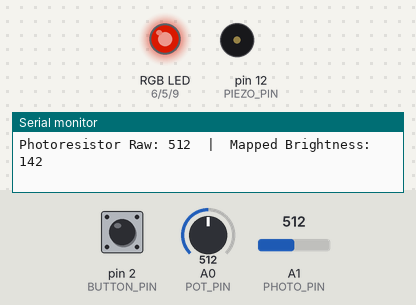
This sketch was run on a simulated Arduino Uno, built with avr-gcc and run on an emulated ATmega328P. Shown: an RGB LED mixed from three pins (HIGH = lit), buzzer (waves = sounding), the last lines printed to the serial monitor. The test bench sets the inputs (shaded band); at power-on: A1 (PHOTO_PIN) = 512, pin 2 (BUTTON_PIN) LOW, A0 (POT_PIN) = 512. Dim RGB values are drawn brighter than linear.

Above: at 1.04 s.
1.3 s: A1 (PHOTO_PIN) set to 716
At 1.65 s:
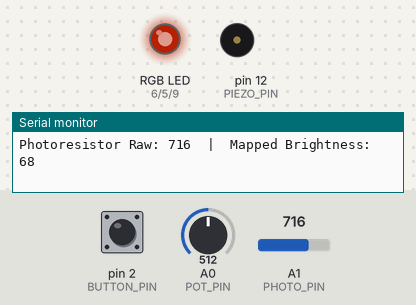
4.3 s: pin 2 (BUTTON_PIN) pulled HIGH for 0.15 s
At 4.75 s:
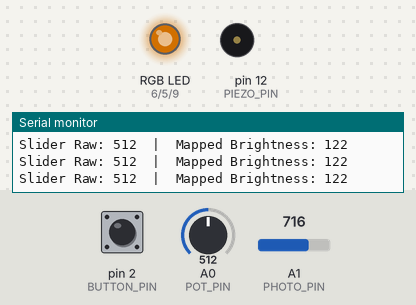
7.3 s: pin 2 (BUTTON_PIN) pulled HIGH for 1 s
At 8.6 s:
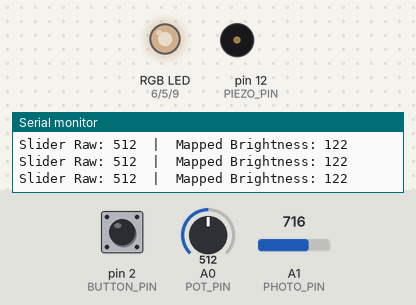
9.8 s: A0 (POT_PIN) set to 306
At 10.4 s:
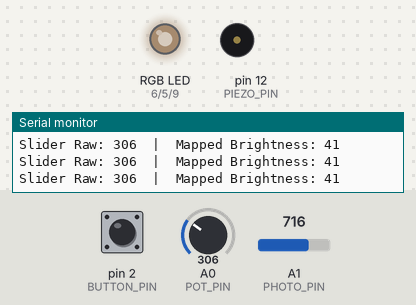
11.3 s: A0 (POT_PIN) set to 233
At 11.9 s:
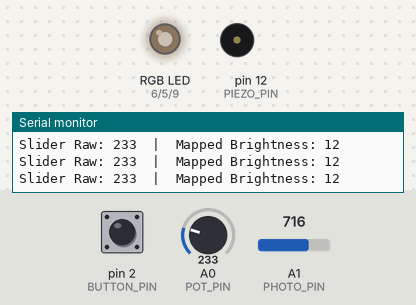
14.3 s: A0 (POT_PIN) set to 213
At 15.2 s:
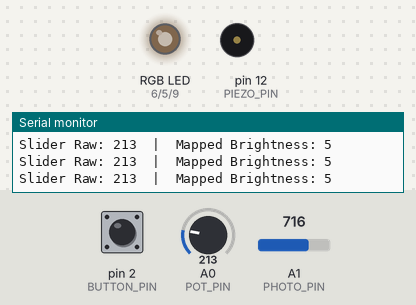
Timing chart, 0 to 17.3 s (numbered marks = the images above; inputs shaded):
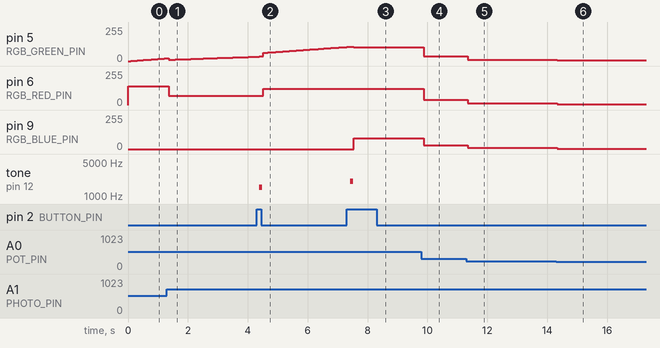

The sketch:

Glod.ino
```cpp
// Jason Kim
// CSE 493F - Physical Computing
// Spring 2026
// Glød - A Lo-Fi Scandinavian Mini Lamp

// Credit to Dr. Froehlich and the Interactive Physical Computing Textbook
// for information regarding crossfading RGB LEDs, using buttons, debouncing,
// photoresistors, potentiometers, using Piezo, and much much more:
// https://makeabilitylab.github.io/physcomp/

// Credit to the RGBConverter library outlined in the Physical Computing Textbook:
// https://github.com/ratkins/RGBConverter

#include "src/RGBConverter/RGBConverter.h"

// Pin Definitions
const int RGB_RED_PIN = 6;
const int RGB_GREEN_PIN = 5;
const int RGB_BLUE_PIN = 9;
const int BUTTON_PIN = 2;
const int POT_PIN = A0;
const int PHOTO_PIN = A1;
const int PIEZO_PIN = 12;

// Variables for Button Debouncing
int buttonState = LOW;
int lastButtonState = LOW;
unsigned long lastDebounceTime = 0;
unsigned long debounceDelay = 50;
const boolean COMMON_ANODE = false;


// Modes or States:
// 0: Photoresistor RGB Crossfade (Brightness reacts inversely to room light)
// 1: Slider RGB Crossfade (Brightness controlled manually via slider)
// 2: Reading Light (Static soft white, brightness controlled via slider)
int currentMode = 0;

float _hue = 0; // color position on color wheel (ranges from 0.0 to 1.0)
float _step = 0.001f; // crossfading speed
RGBConverter _rgbConverter;
int brightness = 255;

void setup() {
  // Initialize RGB LED pins as output
  pinMode(RGB_RED_PIN, OUTPUT);
  pinMode(RGB_GREEN_PIN, OUTPUT);
  pinMode(RGB_BLUE_PIN, OUTPUT);

  // Initialize button as input
  pinMode(BUTTON_PIN, INPUT);

  // Initialize Piezo buzzer as output
  pinMode(PIEZO_PIN, OUTPUT);

  // Start serial communication
  Serial.begin(9600);
}

void loop() {
  int reading = digitalRead(BUTTON_PIN);

  // If button state has changed due to bounce or press, reset timer.
  if (reading != lastButtonState) {
    lastDebounceTime = millis();
  }

  // If state has been longer than the debounce delay
  if ((millis() - lastDebounceTime) > debounceDelay) {
    // Check to see if it's a new state
    if (reading != buttonState) {
      buttonState = reading;

      // Trigger mode change when button goes LOW to HIGH (is pressed down)
      if (buttonState == HIGH) {


        currentMode++;

        // Ensures that state transitions loop circularly
        if (currentMode > 2) {
          currentMode = 0;
        }

        // Cycle through various modes (delay is so that chime plays the full duration):
        if (currentMode == 0) {
          tone(PIEZO_PIN, 1000, 100); delay(100);
          Serial.println("Mode Changed: Photoresistor RGB (Inversely Proportional)");
        } else if (currentMode == 1) {
          tone(PIEZO_PIN, 1500, 100); delay(100);
          Serial.println("Mode Changed: Slider RGB (Adjustable Crossfading)");
        } else if (currentMode == 2) {
          tone(PIEZO_PIN, 2000, 100); delay(100);
          Serial.println("Mode Changed: Reading Light (Soft White)");
        }
      }
    }
  }
  lastButtonState = reading;

  if (currentMode == 0) {
    // Mode 0: Use Photoresistor
    int lightVal = analogRead(PHOTO_PIN);
    Serial.print("Photoresistor Raw: ");
    Serial.print(lightVal);
    // Maps inversely proportional as per spec
    brightness = map(lightVal, 200, 900, 255, 0);
    Serial.print("  |  Mapped Brightness: ");
    Serial.println(brightness);

  } else {
    // Mode 1 and 2: Use Sliding Potentiometer (Variable Resistor)
    int potVal = analogRead(POT_PIN);
    Serial.print("Slider Raw: ");
    Serial.print(potVal);

    // Map proportionally for sliding pot.
    brightness = map(potVal, 200, 850, 0, 255);
    Serial.print("  |  Mapped Brightness: ");
    Serial.println(brightness);
  }

  // Limit the range of brightness from 0 to 255.
  brightness = constrain(brightness, 0, 255);

  if (currentMode == 2) {
    // Mode 2: Static Soft White
    setColor(255, 214, 170);

  } else {
    // Mode 0 and 1: Crossfading Colors
    byte rgb[3]; // Holds the RGB values.

    // Converts HSL to RGB, applies the calculated colors, increments hue shift, and resets.

    _rgbConverter.hslToRgb(_hue, 1, 0.5, rgb);
    setColor(rgb[0], rgb[1], rgb[2]);

    _hue += _step;
    if(_hue > 1.0) { _hue = 0; }

  }

  // Delay is to make sure readings are stable.
  delay(10);
}

// Adapted from Dr. Froehlich's code.
void setColor(int red, int green, int blue) {
  if(COMMON_ANODE == true){
    red = 255 - red;
    green = 255 - green;
    blue = 255 - blue;
  }


  // Similar as before, but scale raw color values by current brightness
  // percentage and divide by 255 to adapt brightness.
  int finalRed = ((long)red * brightness) / 255;
  int finalGreen = ((long)green * brightness) / 255;
  int finalBlue = ((long)blue * brightness) / 255;

  analogWrite(RGB_RED_PIN, finalRed);
  analogWrite(RGB_GREEN_PIN, finalGreen);
  analogWrite(RGB_BLUE_PIN, finalBlue);
}
```

RGBConverter.cpp
```cpp
/*
 * RGBConverter.h - Arduino library for converting between RGB, HSV and HSL
 *
 * Ported from the Javascript at http://mjijackson.com/2008/02/rgb-to-hsl-and-rgb-to-hsv-color-model-conversion-algorithms-in-javascript
 * The hard work was Michael's, all the bugs are mine.
 *
 * Robert Atkins, December 2010 (ratkins_at_fastmail_dot_fm).
 *
 * https://github.com/ratkins/RGBConverter
 *
 */
#include "RGBConverter.h"

/**
 * Converts an RGB color value to HSL. Conversion formula
 * adapted from http://en.wikipedia.org/wiki/HSL_color_space.
 * Assumes r, g, and b are contained in the set [0, 255] and
 * returns h, s, and l in the set [0, 1].
 *
 * @param   Number  r       The red color value
 * @param   Number  g       The green color value
 * @param   Number  b       The blue color value
 * @return  Array           The HSL representation
 */
void RGBConverter::rgbToHsl(byte r, byte g, byte b, double hsl[]) {
    double rd = (double) r/255;
    double gd = (double) g/255;
    double bd = (double) b/255;
    double max = threeway_max(rd, gd, bd);
    double min = threeway_min(rd, gd, bd);
    double h, s, l = (max + min) / 2;

    if (max == min) {
        h = s = 0; // achromatic
    } else {
        double d = max - min;
        s = l > 0.5 ? d / (2 - max - min) : d / (max + min);
        if (max == rd) {
            h = (gd - bd) / d + (gd < bd ? 6 : 0);
        } else if (max == gd) {
            h = (bd - rd) / d + 2;
        } else if (max == bd) {
            h = (rd - gd) / d + 4;
        }
        h /= 6;
    }
    hsl[0] = h;
    hsl[1] = s;
    hsl[2] = l;
}

/**
 * Converts an HSL color value to RGB. Conversion formula
 * adapted from http://en.wikipedia.org/wiki/HSL_color_space.
 * Assumes h, s, and l are contained in the set [0, 1] and
 * returns r, g, and b in the set [0, 255].
 *
 * @param   Number  h       The hue
 * @param   Number  s       The saturation
 * @param   Number  l       The lightness
 * @return  Array           The RGB representation
 */
void RGBConverter::hslToRgb(double h, double s, double l, byte rgb[]) {
    double r, g, b;

    if (s == 0) {
        r = g = b = l; // achromatic
    } else {
        double q = l < 0.5 ? l * (1 + s) : l + s - l * s;
        double p = 2 * l - q;
        r = RGBConverter::hue2rgb(p, q, h + 1/3.0);
        g = RGBConverter::hue2rgb(p, q, h);
        b = RGBConverter::hue2rgb(p, q, h - 1/3.0);
    }

    rgb[0] = r * 255;
    rgb[1] = g * 255;
    rgb[2] = b * 255;
}

/**
 * Converts an RGB color value to HSV. Conversion formula
 * adapted from http://en.wikipedia.org/wiki/HSV_color_space.
 * Assumes r, g, and b are contained in the set [0, 255] and
 * returns h, s, and v in the set [0, 1].
 *
 * @param   Number  r       The red color value
 * @param   Number  g       The green color value
 * @param   Number  b       The blue color value
 * @return  Array           The HSV representation
 */
void RGBConverter::rgbToHsv(byte r, byte g, byte b, double hsv[]) {
    double rd = (double) r/255;
    double gd = (double) g/255;
    double bd = (double) b/255;
    double max = threeway_max(rd, gd, bd), min = threeway_min(rd, gd, bd);
    double h, s, v = max;

    double d = max - min;
    s = max == 0 ? 0 : d / max;

    if (max == min) {
        h = 0; // achromatic
    } else {
        if (max == rd) {
            h = (gd - bd) / d + (gd < bd ? 6 : 0);
        } else if (max == gd) {
            h = (bd - rd) / d + 2;
        } else if (max == bd) {
            h = (rd - gd) / d + 4;
        }
        h /= 6;
    }

    hsv[0] = h;
    hsv[1] = s;
    hsv[2] = v;
}

/**
 * Converts an HSV color value to RGB. Conversion formula
 * adapted from http://en.wikipedia.org/wiki/HSV_color_space.
 * Assumes h, s, and v are contained in the set [0, 1] and
 * returns r, g, and b in the set [0, 255].
 *
 * @param   Number  h       The hue
 * @param   Number  s       The saturation
 * @param   Number  v       The value
 * @return  Array           The RGB representation
 */
void RGBConverter::hsvToRgb(double h, double s, double v, byte rgb[]) {
    double r, g, b;

    int i = int(h * 6);
    double f = h * 6 - i;
    double p = v * (1 - s);
    double q = v * (1 - f * s);
    double t = v * (1 - (1 - f) * s);

    switch(i % 6){
        case 0: r = v, g = t, b = p; break;
        case 1: r = q, g = v, b = p; break;
        case 2: r = p, g = v, b = t; break;
        case 3: r = p, g = q, b = v; break;
        case 4: r = t, g = p, b = v; break;
        case 5: r = v, g = p, b = q; break;
    }

    rgb[0] = r * 255;
    rgb[1] = g * 255;
    rgb[2] = b * 255;
}

double RGBConverter::threeway_max(double a, double b, double c) {
    return max(a, max(b, c));
}

double RGBConverter::threeway_min(double a, double b, double c) {
    return min(a, min(b, c));
}

double RGBConverter::hue2rgb(double p, double q, double t) {
    if(t < 0) t += 1;
    if(t > 1) t -= 1;
    if(t < 1/6.0) return p + (q - p) * 6 * t;
    if(t < 1/2.0) return q;
    if(t < 2/3.0) return p + (q - p) * (2/3.0 - t) * 6;
    return p;
}
```

RGBConverter.h
```cpp
/*
 * RGBConverter.h - Arduino library for converting between RGB, HSV and HSL
 *
 * Ported from the Javascript at http://mjijackson.com/2008/02/rgb-to-hsl-and-rgb-to-hsv-color-model-conversion-algorithms-in-javascript
 * The hard work was Michael's, all the bugs are mine.
 *
 * Robert Atkins, December 2010 (ratkins_at_fastmail_dot_fm).
 *
 * https://github.com/ratkins/RGBConverter
 *
 */
#ifndef RGBConverter_h
#define RGBConverter_h

#if (ARDUINO >= 100)
 #include <Arduino.h>
#else
 #include <Arduino.h>
#endif

class RGBConverter {

public:
    /**
     * Converts an RGB color value to HSL. Conversion formula
     * adapted from http://en.wikipedia.org/wiki/HSL_color_space.
     * Assumes r, g, and b are contained in the set [0, 255] and
     * returns h, s, and l in the set [0, 1].
     *
     * @param   byte    r       The red color value
     * @param   byte    g       The green color value
     * @param   byte    b       The blue color value
     * @param   double  hsl[]   The HSL representation
     */
    void rgbToHsl(byte r, byte g, byte b, double hsl[]);

    /**
     * Converts an HSL color value to RGB. Conversion formula
     * adapted from http://en.wikipedia.org/wiki/HSL_color_space.
     * Assumes h, s, and l are contained in the set [0, 1] and
     * returns r, g, and b in the set [0, 255].
     *
     * @param   double  h       The hue
     * @param   double  s       The saturation
     * @param   double  l       The lightness
     * @return  byte    rgb[]   The RGB representation
     */
    void hslToRgb(double h, double s, double l, byte rgb[]);

    /**
     * Converts an RGB color value to HSV. Conversion formula
     * adapted from http://en.wikipedia.org/wiki/HSV_color_space.
     * Assumes r, g, and b are contained in the set [0, 255] and
     * returns h, s, and v in the set [0, 1].
     *
     * @param   byte  r       The red color value
     * @param   byte  g       The green color value
     * @param   byte  b       The blue color value
     * @return  double hsv[]  The HSV representation
     */
    void rgbToHsv(byte r, byte g, byte b, double hsv[]);

    /**
     * Converts an HSV color value to RGB. Conversion formula
     * adapted from http://en.wikipedia.org/wiki/HSV_color_space.
     * Assumes h, s, and v are contained in the set [0, 1] and
     * returns r, g, and b in the set [0, 255].
     *
     * @param   double  h       The hue
     * @param   double  s       The saturation
     * @param   double  v       The value
     * @return  byte    rgb[]   The RGB representation
     */
    void hsvToRgb(double h, double s, double v, byte rgb[]);

private:
    double threeway_max(double a, double b, double c);
    double threeway_min(double a, double b, double c);
    double hue2rgb(double p, double q, double t);
};

#endif
```

Measured:
- after the input at 1.3 s, pin 6 (RGB_RED_PIN): 142/255 → 68/255 after 0.06 s
- after the input at 4.3 s, pin 6 (RGB_RED_PIN): 68/255 → 122/255 after 0.22 s; tone on pin 12 (PIEZO_PIN): silent → 1500 Hz after 0.09 s, → silent 0.10 s later
- after the input at 7.3 s, pin 6 (RGB_RED_PIN): stays 122/255 (without the input it goes to 121/255 after 0.97 s); pin 9 (RGB_BLUE_PIN): 0/255 → 81/255 after 0.24 s; tone on pin 12 (PIEZO_PIN): silent → 2000 Hz after 0.11 s, → silent 0.10 s later
- after the input at 9.8 s, pin 5 (RGB_GREEN_PIN): 102/255 → 34/255 after 0.07 s; pin 6 (RGB_RED_PIN): 122/255 → 41/255 after 0.07 s; pin 9 (RGB_BLUE_PIN): 81/255 → 27/255 after 0.07 s
- after the input at 11.3 s, pin 5 (RGB_GREEN_PIN): 34/255 → 10/255 after 0.05 s; pin 6 (RGB_RED_PIN): 41/255 → 12/255 after 0.05 s; pin 9 (RGB_BLUE_PIN): 27/255 → 8/255 after 0.05 s
- after the input at 14.3 s, pin 5 (RGB_GREEN_PIN): 10/255 → 4/255 at once; pin 6 (RGB_RED_PIN): 12/255 → 5/255 at once; pin 9 (RGB_BLUE_PIN): 8/255 → 3/255 at once
